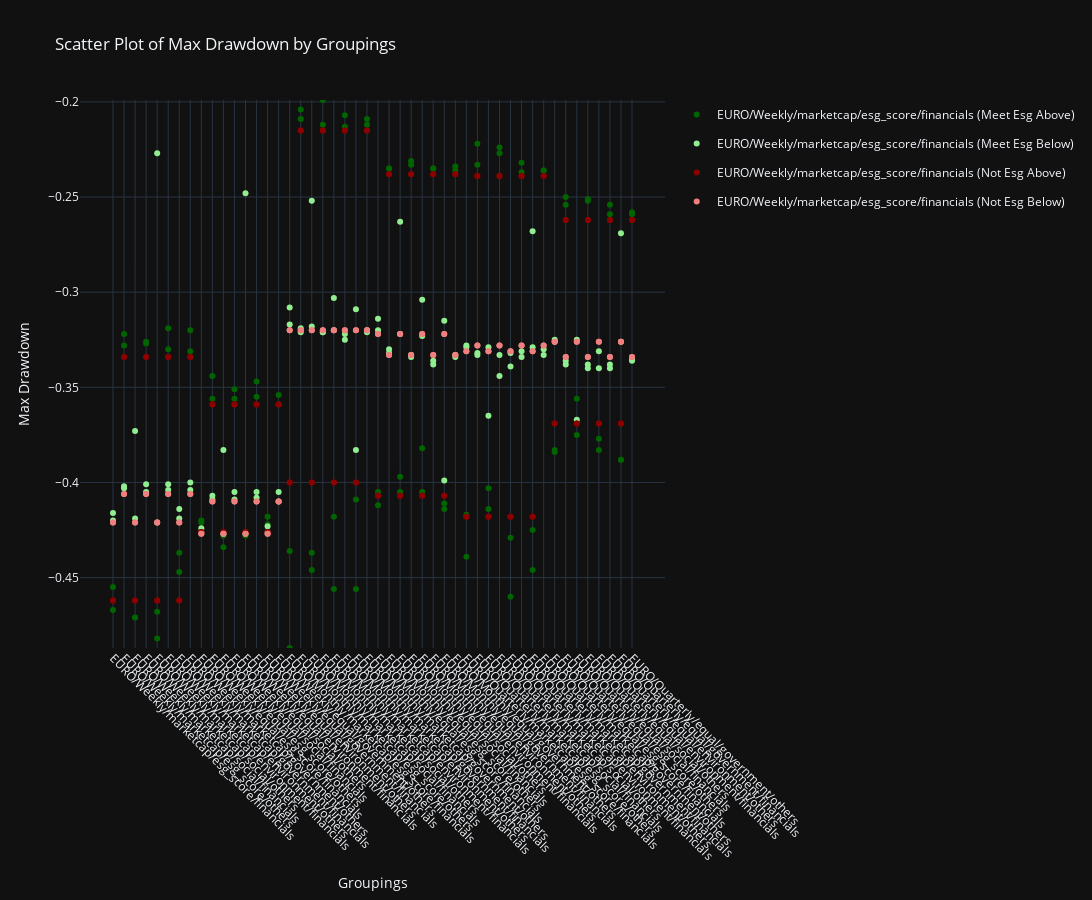
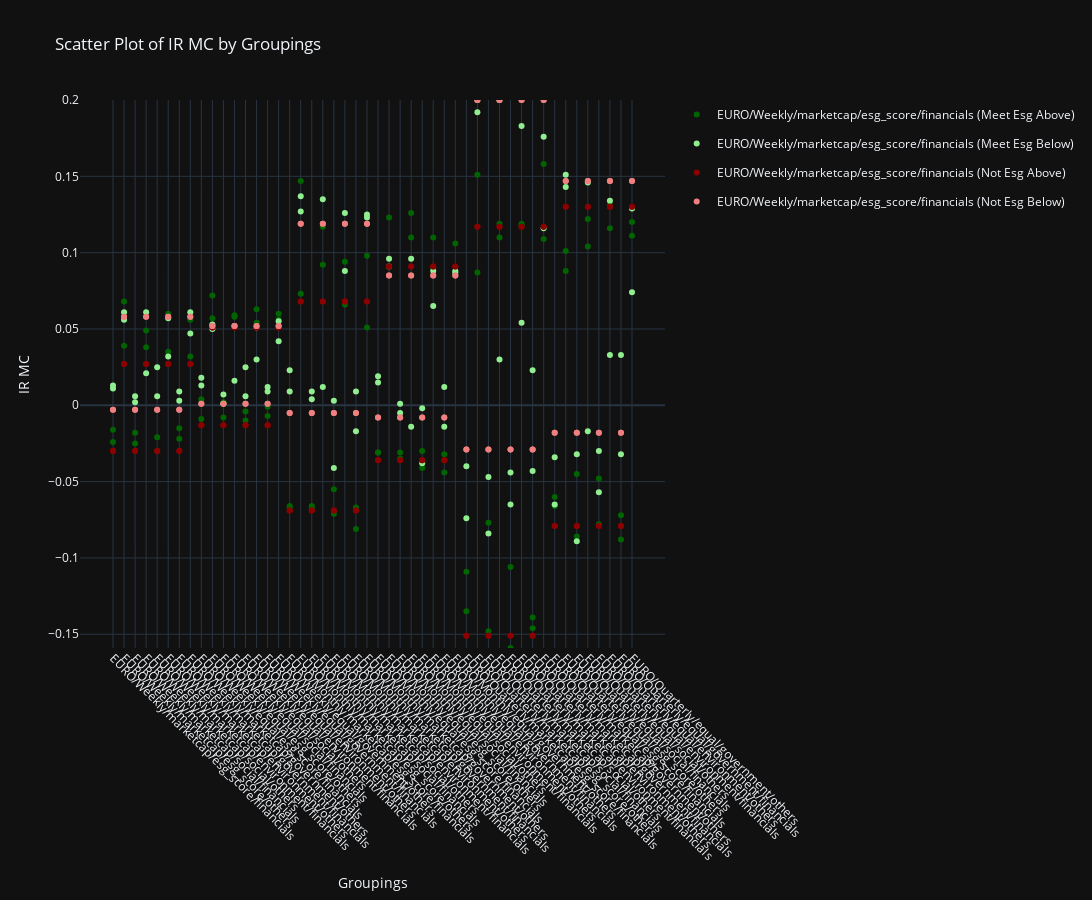
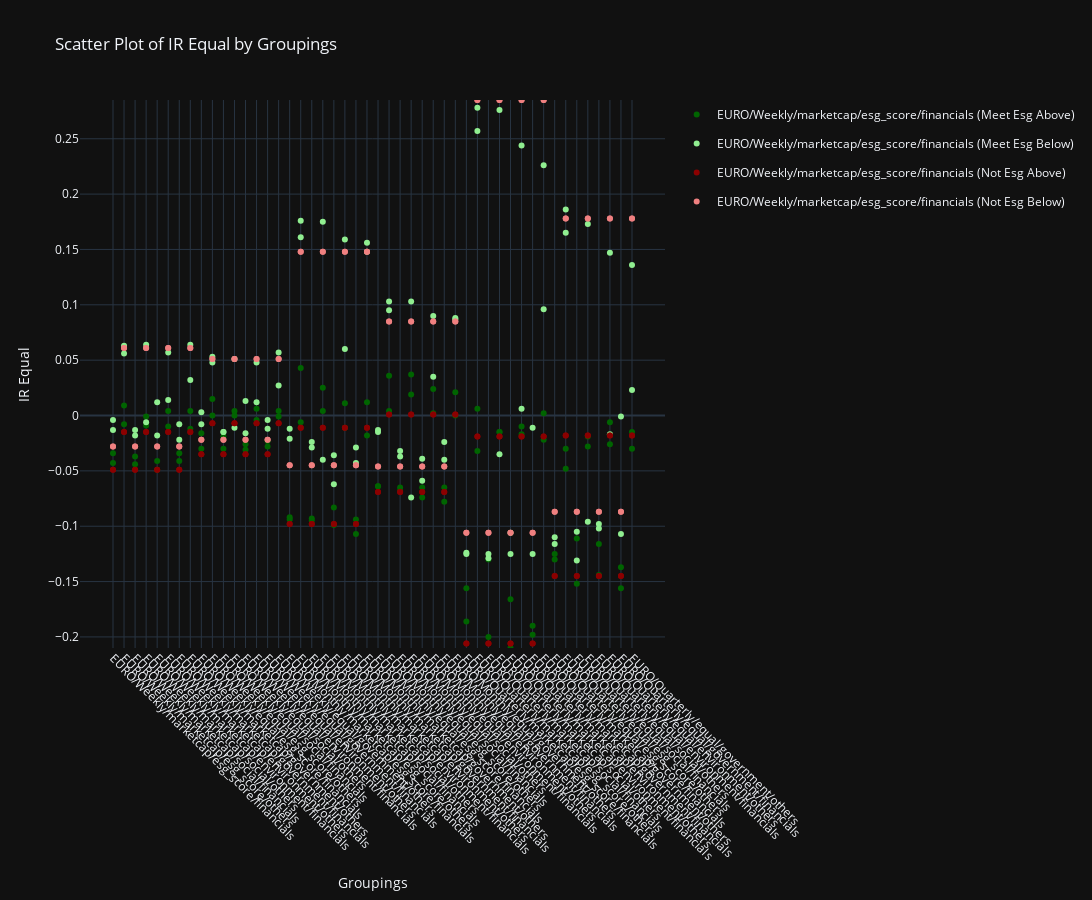

These figures' notebook cell, in order:
### Code cell
for metric in ['Max Drawdown', 'IR MC', 'IR Equal']:
    groupings = []
    
    for a in ['Weekly', 'Monthly', 'Quarterly']:
        for c in ['marketcap', 'equal']:
            for d in ['esg_score', 'social', 'environment', 'government']:
                for e in ['financials', 'others']:
                    groupings.append(f'EURO/{a}/{c}/{d}/{e}')
    groupings = {x: {'meet_esg_above': [], 'meet_esg_below': [], 'not_esg_above': [], 'not_esg_below': []} for x in groupings}
    
    for col in euro_results.columns:
        title = 'EURO/'
        if 'Weekly' in col: title += 'Weekly/'
        elif 'Monthly' in col: title += 'Monthly/'
        elif 'Quarterly' in col: title += 'Quarterly/'
            
        if 'marketcap' in col: title += 'marketcap/'
        elif 'equal' in col: title += 'equal/'
            
        if 'social' in col: title += 'social/'
        elif 'government' in col: title += 'government/'
        elif 'environment' in col: title += 'environment/'
        elif 'esg_score' in col: title += 'esg_score/'
        else: continue
            
        if 'financials' in col: title += 'financials'
        elif 'others' in col: title += 'others'
    
        if 'meet_esg' in col and 'zero' not in col: esg_type = 'meet_esg'
        elif 'benchmark' in col: esg_type = 'not_esg'
        else: continue
    
        if 'above' in col: above_below = 'above'
        elif 'below' in col: above_below = 'below'
        else: continue
    
        key = f'{esg_type}_{above_below}'
        
        try:
            groupings[title][key].append(euro_results[col][metric])
        except Exception:
            print(title)
    
    color_map = {
        'meet_esg_above': 'darkgreen',
        'meet_esg_below': 'lightgreen',
        'not_esg_above': 'darkred',
        'not_esg_below': 'lightcoral'
    }
    
    fig = go.Figure()
    
    for key in groupings:
        for esg_key in groupings[key]:
            if groupings[key][esg_key]:
                fig.add_trace(go.Scatter(
                    x=[key]*len(groupings[key][esg_key]),
                    y=groupings[key][esg_key],
                    mode='markers',
                    name=f"{key} ({esg_key.replace('_', ' ').title()})",
                    marker=dict(color=color_map[esg_key]),
                    legendgroup=esg_key, 
                    showlegend=True if key == list(groupings.keys())[0] else False  
                ))
    
    fig.update_layout(
        template='plotly_dark',
        title=f'Scatter Plot of {metric} by Groupings',
        xaxis_title='Groupings',
        yaxis_title=metric,
        xaxis={
            'tickangle': 45, 
            'tickmode': 'array', 
            'tickvals': list(groupings.keys()), 
            'ticktext': list(groupings.keys())
        },
        yaxis=dict(range=[
            min([min(lst) for sublist in groupings.values() for lst in sublist.values() if lst]), 
            max([max(lst) for sublist in groupings.values() for lst in sublist.values() if lst])
        ]),
        showlegend=True,
        width=1500,
        height=900
    )
    
    fig.show()
    fig.write_html(f"graphs/euro_trend_analysis_{metric}.html")
